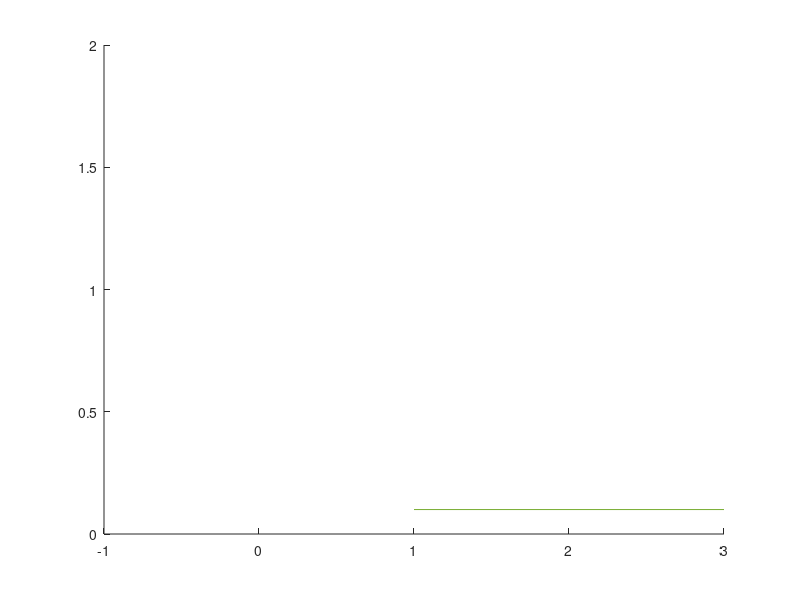

This figure's MATLAB source: (Note: this script raises an error after producing the figure.)
clc;clear;
%% load slit
load slit_curve_2.mat
slit_curve = position;
slit_curve = deg2rad(slit_curve);
rpm_curve = velocity;
tor_curve = current;
clear position current gait velocity gamma

load slit_3_2.mat
slit_03 = position;
slit_03 = deg2rad(slit_03);
rpm_03 = velocity;
tor_03 = current;
clear position current gait velocity gamma

load slit_5_2.mat
slit_05 = position;
slit_05 = deg2rad(slit_05);
rpm_05 = velocity;
tor_05 = current;
clear position current gait velocity gamma

load slit_7_3.mat
slit_07 = position;
slit_07 = deg2rad(slit_07);
rpm_07 = velocity;
tor_07 = current;
clear position current gait velocity gamma

load slit_9_3.mat
slit_09 = position;
slit_09 = deg2rad(slit_09);
rpm_09 = velocity;
tor_09 = current;
clear position current gait velocity gamma
%% Roll Dorsal Position
figure;
hold on;
% plot(slit_curve(1:41,1),LineWidth=1.5,LineStyle=":",Color=[0.1 0.1 0.1])
% plot(slit_03(1:41,1),LineWidth=1.5,LineStyle="-",Color=[0.3 0.3 0.3])
% plot(slit_05(1:41,1),LineWidth=1.5,LineStyle=":",Color=[0.5 0.5 0.5])
% plot(slit_07(1:41,1),LineWidth=1.5,LineStyle="-.",Color=[0.5 0.5 0.5])
% plot(slit_09(1:41,1),LineWidth=1.5,LineStyle="-",Color=[0.7 0.7 0.7])

% [“#1984c5”, "#22a7f0”, “#63bff0”, “#a7d5ed”, “#e2e2e2”, “#e1a692”, “#de6e56”, “#e14b31”, “#c23728”]
p1 = plot(slit_curve(1:46,1),LineWidth=1.5,LineStyle=":",Color=[0.1 0.1 0.1]); p1.Color(4) = 0.6;
p2 = plot(slit_03(1:46,1),LineWidth=1.5,LineStyle="-",Color="#000080"); p2.Color(4) = 0.6;
p3 = plot(slit_05(1:46,1),LineWidth=1.5,LineStyle="--",Color="#004d00"); p3.Color(4) = 0.6;
p4 = plot(slit_07(1:46,1),LineWidth=1.5,LineStyle="-",Color="#800020"); p4.Color(4) = 0.6;
p5 = plot(slit_09(1:46,1),LineWidth=1.5,LineStyle="--",Color="#B8860B"); p5.Color(4) = 0.6;

legend({"Serpenoid", "gamma = 0.3", "gamma = 0.5", "gamma = 0.7", "gamma = 0.9"},'NumColumns',3,FontSize=9,FontName='arial',Location='northwest',Fontweight='bold');

t = 1:5:200;
xticks(t);
xticklabels((t-1)*0.05);
xlim([1 41]);
% a = get(gca,'YTickLabel');  
% set(gca,'YTickLabel',a,'fontsize',11,'FontWeight','bold')

pos = -pi/3:pi/6:pi/2;
yticks(pos);
yticklabels({"-\pi/3", "-\pi/6", "0", "\pi/6", "\pi/3", "\pi/2"});
ylim([-pi/2.9999 pi/2.099]);
% a = get(gca,'XTickLabel');  
% set(gca,'XTickLabel',a,'fontsize',11,'FontWeight','bold')

ax = gca;
X = ax.XAxis;
Y = ax.YAxis;
X.FontSize = 11;
Y.FontSize = 11;
X.FontName = 'arial';
Y.FontName = 'arial';
X.FontWeight = 'bold';
Y.FontWeight = 'bold';

grid on;
% 
grid_ax = gca;
grid_ax.LineWidth = 1;
grid_ax.GridLineStyle = "--";
grid_ax.GridColor = [0.2 0.2 0.2];
% grid_ax.YGrid = "off";

xlabel("Time (sec)","FontSize",13,"FontName","arial","FontWeight","bold");
ylabel("Dorsal joint input (rad)","FontSize",13,"FontName","arial","FontWeight","bold");

pbaspect([2 0.8 0.8]);
clear a;

%% Roll Lateral Position
figure;
hold on;
% plot(slit_curve(1:41,1),LineWidth=1.5,LineStyle=":",Color=[0.1 0.1 0.1])
% plot(slit_03(1:41,1),LineWidth=1.5,LineStyle="-",Color=[0.3 0.3 0.3])
% plot(slit_05(1:41,1),LineWidth=1.5,LineStyle=":",Color=[0.5 0.5 0.5])
% plot(slit_07(1:41,1),LineWidth=1.5,LineStyle="-.",Color=[0.5 0.5 0.5])
% plot(slit_09(1:41,1),LineWidth=1.5,LineStyle="-",Color=[0.7 0.7 0.7])

% [“#1984c5”, "#22a7f0”, “#63bff0”, “#a7d5ed”, “#e2e2e2”, “#e1a692”, “#de6e56”, “#e14b31”, “#c23728”]
p1 = plot(slit_curve(1:46,2),LineWidth=1.5,LineStyle=":",Color=[0.1 0.1 0.1]); p1.Color(4) = 0.7;
p2 = plot(slit_03(1:46,2),LineWidth=1.5,LineStyle="-",Color="#000080"); p2.Color(4) = 0.7;
p3 = plot(slit_05(1:46,2),LineWidth=1.5,LineStyle="--",Color="#004d00"); p3.Color(4) = 0.7;
p4 = plot(slit_07(1:46,2),LineWidth=1.5,LineStyle="-",Color="#800020"); p4.Color(4) = 0.7;
p5 = plot(slit_09(1:46,2),LineWidth=1.5,LineStyle="--",Color="#B8860B"); p5.Color(4) = 0.7;

legend({"Serpenoid", "gamma = 0.3", "gamma = 0.5", "gamma = 0.7", "gamma = 0.9"},'NumColumns',3,FontSize=9,FontName='arial',Location='northwest',Fontweight='bold');

t = 1:5:200;
xticks(t);
xticklabels((t-1)*0.05);
xlim([1 41]);
% a = get(gca,'YTickLabel');  
% set(gca,'YTickLabel',a,'fontsize',11,'FontWeight','bold')

pos = -pi/3:pi/6:pi/2;
yticks(pos);
yticklabels({"-\pi/3", "-\pi/6", "0", "\pi/6", "\pi/3", "\pi/2"});
ylim([-pi/2.9999 pi/2.099]);
% a = get(gca,'XTickLabel');  
% set(gca,'XTickLabel',a,'fontsize',11,'FontWeight','bold')

ax = gca;
X = ax.XAxis;
Y = ax.YAxis;
X.FontSize = 11;
Y.FontSize = 11;
X.FontName = 'arial';
Y.FontName = 'arial';
X.FontWeight = 'bold';
Y.FontWeight = 'bold';

grid on;
% 
grid_ax = gca;
grid_ax.LineWidth = 1;
grid_ax.GridLineStyle = "--";
grid_ax.GridColor = [0.2 0.2 0.2];
% grid_ax.YGrid = "off";

xlabel("Time (sec)","FontSize",13,"FontName","arial","FontWeight","bold");
ylabel("Lateral joint input (rad)","FontSize",13,"FontName","arial","FontWeight","bold");

pbaspect([2 0.8 0.8]);
clear a;

%% Roll Dor Vel
figure;
hold on;
% plot(slit_curve(1:41,1),LineWidth=1.5,LineStyle=":",Color=[0.1 0.1 0.1])
% plot(slit_03(1:41,1),LineWidth=1.5,LineStyle="-",Color=[0.3 0.3 0.3])
% plot(slit_05(1:41,1),LineWidth=1.5,LineStyle=":",Color=[0.5 0.5 0.5])
% plot(slit_07(1:41,1),LineWidth=1.5,LineStyle="-.",Color=[0.5 0.5 0.5])
% plot(slit_09(1:41,1),LineWidth=1.5,LineStyle="-",Color=[0.7 0.7 0.7])

% [“#1984c5”, "#22a7f0”, “#63bff0”, “#a7d5ed”, “#e2e2e2”, “#e1a692”, “#de6e56”, “#e14b31”, “#c23728”]
p1 = plot(rpm_curve(1:46,1),LineWidth=1.5,LineStyle=":",Color=[0.1 0.1 0.1]); p1.Color(4) = 0.7;
p2 = plot(rpm_03(1:46,1),LineWidth=1.5,LineStyle="-",Color="#000080"); p2.Color(4) = 0.7;
p3 = plot(rpm_05(1:46,1),LineWidth=1.5,LineStyle="--",Color="#004d00"); p3.Color(4) = 0.7;
p4 = plot(rpm_07(1:46,1),LineWidth=1.5,LineStyle="-",Color="#800020"); p4.Color(4) = 0.7;
p5 = plot(rpm_09(1:46,1),LineWidth=1.5,LineStyle="--",Color="#B8860B"); p5.Color(4) = 0.7;

legend({"Serpenoid", "gamma = 0.3", "gamma = 0.5", "gamma = 0.7", "gamma = 0.9"},'NumColumns',3,FontSize=9,FontName='arial',Location='northwest',Fontweight='bold');

t = 1:5:200;
xticks(t);
xticklabels((t-1)*0.05);
xlim([1 41]);
% a = get(gca,'YTickLabel');  
% set(gca,'YTickLabel',a,'fontsize',11,'FontWeight','bold')

vel = -70:20:130;
yticks(vel);
% yticklabels({"-\pi/3", "-\pi/6", "0", "\pi/6", "\pi/3", "\pi/2"});
ylim([-70 130]);
% a = get(gca,'XTickLabel');  
% set(gca,'XTickLabel',a,'fontsize',11,'FontWeight','bold')

ax = gca;
X = ax.XAxis;
Y = ax.YAxis;
X.FontSize = 11;
Y.FontSize = 11;
X.FontName = 'arial';
Y.FontName = 'arial';
X.FontWeight = 'bold';
Y.FontWeight = 'bold';

grid on;
% 
grid_ax = gca;
grid_ax.LineWidth = 1;
grid_ax.GridLineStyle = "--";
grid_ax.GridColor = [0.2 0.2 0.2];
% grid_ax.YGrid = "off";

xlabel("Time (sec)","FontSize",13,"FontName","arial","FontWeight","bold");
ylabel("Dorsal joint velocity (RPM)","FontSize",13,"FontName","arial","FontWeight","bold");

pbaspect([2 0.8 0.8]);
clear a;

%% Roll lat vel
figure;
hold on;
% plot(slit_curve(1:41,1),LineWidth=1.5,LineStyle=":",Color=[0.1 0.1 0.1])
% plot(slit_03(1:41,1),LineWidth=1.5,LineStyle="-",Color=[0.3 0.3 0.3])
% plot(slit_05(1:41,1),LineWidth=1.5,LineStyle=":",Color=[0.5 0.5 0.5])
% plot(slit_07(1:41,1),LineWidth=1.5,LineStyle="-.",Color=[0.5 0.5 0.5])
% plot(slit_09(1:41,1),LineWidth=1.5,LineStyle="-",Color=[0.7 0.7 0.7])

% [“#1984c5”, "#22a7f0”, “#63bff0”, “#a7d5ed”, “#e2e2e2”, “#e1a692”, “#de6e56”, “#e14b31”, “#c23728”]
p1 = plot(rpm_curve(1:46,2),LineWidth=1.5,LineStyle=":",Color=[0.1 0.1 0.1]); p1.Color(4) = 0.7;
p2 = plot(rpm_03(1:46,2),LineWidth=1.5,LineStyle="-",Color="#000080"); p2.Color(4) = 0.7;
p3 = plot(rpm_05(1:46,2),LineWidth=1.5,LineStyle="--",Color="#004d00"); p3.Color(4) = 0.7;
p4 = plot(rpm_07(1:46,2),LineWidth=1.5,LineStyle="-",Color="#800020"); p4.Color(4) = 0.7;
p5 = plot(rpm_09(1:46,2),LineWidth=1.5,LineStyle="--",Color="#B8860B"); p5.Color(4) = 0.7;

legend({"Serpenoid", "gamma = 0.3", "gamma = 0.5", "gamma = 0.7", "gamma = 0.9"},'NumColumns',3,FontSize=9,FontName='arial',Location='northwest',Fontweight='bold');

t = 1:5:200;
xticks(t);
xticklabels((t-1)*0.05);
xlim([1 41]);
% a = get(gca,'YTickLabel');  
% set(gca,'YTickLabel',a,'fontsize',11,'FontWeight','bold')

vel = -70:20:130;
yticks(vel);
% yticklabels({"-\pi/3", "-\pi/6", "0", "\pi/6", "\pi/3", "\pi/2"});
ylim([-70 130]);
% a = get(gca,'XTickLabel');  
% set(gca,'XTickLabel',a,'fontsize',11,'FontWeight','bold')

ax = gca;
X = ax.XAxis;
Y = ax.YAxis;
X.FontSize = 11;
Y.FontSize = 11;
X.FontName = 'arial';
Y.FontName = 'arial';
X.FontWeight = 'bold';
Y.FontWeight = 'bold';

grid on;
% 
grid_ax = gca;
grid_ax.LineWidth = 1;
grid_ax.GridLineStyle = "--";
grid_ax.GridColor = [0.2 0.2 0.2];
% grid_ax.YGrid = "off";

xlabel("Time (sec)","FontSize",13,"FontName","arial","FontWeight","bold");
ylabel("Lateral joint velocity (RPM)","FontSize",13,"FontName","arial","FontWeight","bold");

pbaspect([2 0.8 0.8]);
clear a;
%% Roll dor cur
figure;
hold on;
% plot(slit_curve(1:41,1),LineWidth=1.5,LineStyle=":",Color=[0.1 0.1 0.1])
% plot(slit_03(1:41,1),LineWidth=1.5,LineStyle="-",Color=[0.3 0.3 0.3])
% plot(slit_05(1:41,1),LineWidth=1.5,LineStyle=":",Color=[0.5 0.5 0.5])
% plot(slit_07(1:41,1),LineWidth=1.5,LineStyle="-.",Color=[0.5 0.5 0.5])
% plot(slit_09(1:41,1),LineWidth=1.5,LineStyle="-",Color=[0.7 0.7 0.7])

% [“#1984c5”, "#22a7f0”, “#63bff0”, “#a7d5ed”, “#e2e2e2”, “#e1a692”, “#de6e56”, “#e14b31”, “#c23728”]
p1 = plot(tor_curve(1:46,1),LineWidth=1.5,LineStyle=":",Color=[0.1 0.1 0.1]); p1.Color(4) = 0.7;
p2 = plot(tor_03(1:46,1),LineWidth=1.5,LineStyle="-",Color="#000080"); p2.Color(4) = 0.7;
p3 = plot(tor_05(1:46,1),LineWidth=1.5,LineStyle="--",Color="#004d00"); p3.Color(4) = 0.7;
p4 = plot(tor_07(1:46,1),LineWidth=1.5,LineStyle="-",Color="#800020"); p4.Color(4) = 0.7;
p5 = plot(tor_09(1:46,1),LineWidth=1.5,LineStyle="--",Color="#B8860B"); p5.Color(4) = 0.7;

legend({"Serpenoid", "gamma = 0.3", "gamma = 0.5", "gamma = 0.7", "gamma = 0.9"},'NumColumns',3,FontSize=9,FontName='arial',Location='northwest',Fontweight='bold');

t = 1:5:200;
xticks(t);
xticklabels((t-1)*0.05);
xlim([1 41]);
% a = get(gca,'YTickLabel');  
% set(gca,'YTickLabel',a,'fontsize',11,'FontWeight','bold')

vel = -1200:300:1800;
yticks(vel);
% yticklabels({"-\pi/3", "-\pi/6", "0", "\pi/6", "\pi/3", "\pi/2"});
ylim([-800 1400]);
% a = get(gca,'XTickLabel');  
% set(gca,'XTickLabel',a,'fontsize',11,'FontWeight','bold')

ax = gca;
X = ax.XAxis;
Y = ax.YAxis;
X.FontSize = 11;
Y.FontSize = 11;
X.FontName = 'arial';
Y.FontName = 'arial';
X.FontWeight = 'bold';
Y.FontWeight = 'bold';

grid on;
% 
grid_ax = gca;
grid_ax.LineWidth = 1;
grid_ax.GridLineStyle = "--";
grid_ax.GridColor = [0.2 0.2 0.2];
% grid_ax.YGrid = "off";

xlabel("Time (sec)","FontSize",13,"FontName","arial","FontWeight","bold");
ylabel("Dorsal joint current (mA)","FontSize",13,"FontName","arial","FontWeight","bold");

pbaspect([2 0.8 0.8]);
clear a;
%% Roll lat cur
figure;
hold on;
% plot(slit_curve(1:41,1),LineWidth=1.5,LineStyle=":",Color=[0.1 0.1 0.1])
% plot(slit_03(1:41,1),LineWidth=1.5,LineStyle="-",Color=[0.3 0.3 0.3])
% plot(slit_05(1:41,1),LineWidth=1.5,LineStyle=":",Color=[0.5 0.5 0.5])
% plot(slit_07(1:41,1),LineWidth=1.5,LineStyle="-.",Color=[0.5 0.5 0.5])
% plot(slit_09(1:41,1),LineWidth=1.5,LineStyle="-",Color=[0.7 0.7 0.7])

% [“#1984c5”, "#22a7f0”, “#63bff0”, “#a7d5ed”, “#e2e2e2”, “#e1a692”, “#de6e56”, “#e14b31”, “#c23728”]
p1 = plot(tor_curve(1:46,2),LineWidth=1.5,LineStyle=":",Color=[0.1 0.1 0.1]); p1.Color(4) = 0.7;
p2 = plot(tor_03(1:46,2),LineWidth=1.5,LineStyle="-",Color="#000080"); p2.Color(4) = 0.7;
p3 = plot(tor_05(1:46,2),LineWidth=1.5,LineStyle="--",Color="#004d00"); p3.Color(4) = 0.7;
p4 = plot(tor_07(1:46,2),LineWidth=1.5,LineStyle="-",Color="#800020"); p4.Color(4) = 0.7;
p5 = plot(tor_09(1:46,2),LineWidth=1.5,LineStyle="--",Color="#B8860B"); p5.Color(4) = 0.7;

legend({"Serpenoid", "gamma = 0.3", "gamma = 0.5", "gamma = 0.7", "gamma = 0.9"},'NumColumns',3,FontSize=9,FontName='arial',Location='northwest',Fontweight='bold');

t = 1:5:200;
xticks(t);
xticklabels((t-1)*0.05);
xlim([1 41]);
% a = get(gca,'YTickLabel');  
% set(gca,'YTickLabel',a,'fontsize',11,'FontWeight','bold')

vel = -1100:400:1700;
yticks(vel);
% yticklabels({"-\pi/3", "-\pi/6", "0", "\pi/6", "\pi/3", "\pi/2"});
ylim([-1100 1700]);
% a = get(gca,'XTickLabel');  
% set(gca,'XTickLabel',a,'fontsize',11,'FontWeight','bold')

ax = gca;
X = ax.XAxis;
Y = ax.YAxis;
X.FontSize = 11;
Y.FontSize = 11;
X.FontName = 'arial';
Y.FontName = 'arial';
X.FontWeight = 'bold';
Y.FontWeight = 'bold';

grid on;
% 
grid_ax = gca;
grid_ax.LineWidth = 1;
grid_ax.GridLineStyle = "--";
grid_ax.GridColor = [0.2 0.2 0.2];
% grid_ax.YGrid = "off";

xlabel("Time (sec)","FontSize",13,"FontName","arial","FontWeight","bold");
ylabel("Lateral joint current (mA)","FontSize",13,"FontName","arial","FontWeight","bold");

pbaspect([2 0.8 0.8]);
clear a;